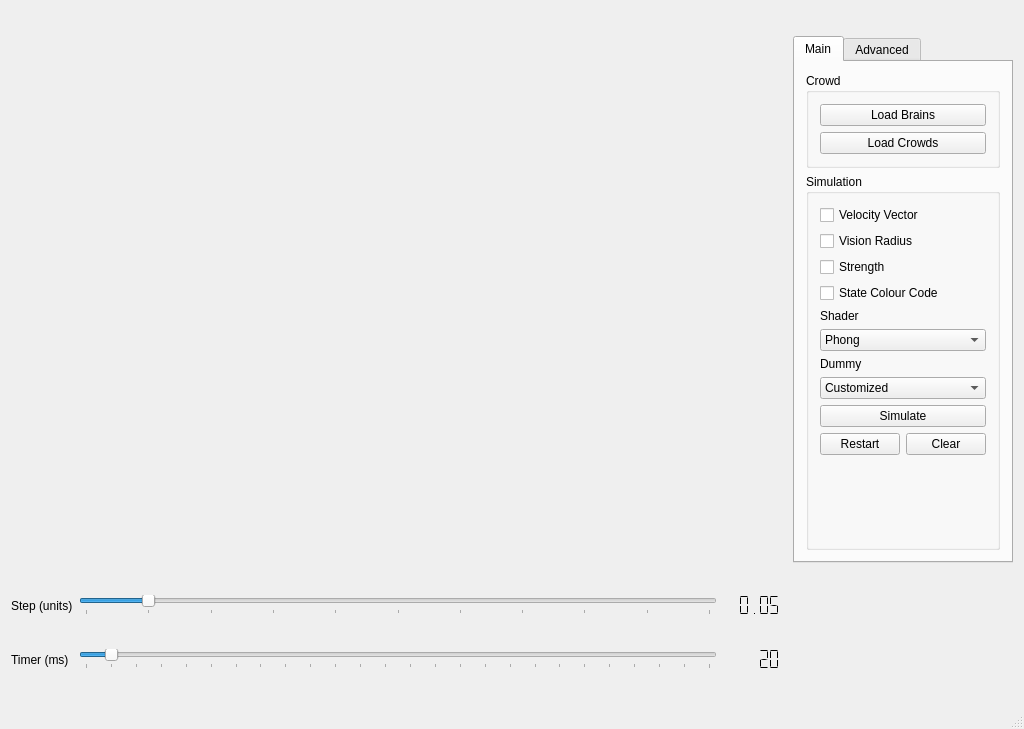
<?xml version="1.0" encoding="UTF-8"?>
<ui version="4.0">
 <class>MainWindow</class>
 <widget class="QMainWindow" name="MainWindow">
  <property name="geometry">
   <rect>
    <x>0</x>
    <y>0</y>
    <width>1024</width>
    <height>729</height>
   </rect>
  </property>
  <property name="sizePolicy">
   <sizepolicy hsizetype="Fixed" vsizetype="Preferred">
    <horstretch>0</horstretch>
    <verstretch>0</verstretch>
   </sizepolicy>
  </property>
  <property name="windowTitle">
   <string>Crowd Simulator</string>
  </property>
  <widget class="QWidget" name="WindowLayout">
   <layout class="QGridLayout" name="s_windowLayout">
    <item row="0" column="5">
     <widget class="QTabWidget" name="s_tabs">
      <property name="sizePolicy">
       <sizepolicy hsizetype="Minimum" vsizetype="Fixed">
        <horstretch>0</horstretch>
        <verstretch>0</verstretch>
       </sizepolicy>
      </property>
      <property name="currentIndex">
       <number>0</number>
      </property>
      <widget class="QWidget" name="tab">
       <attribute name="title">
        <string>Main</string>
       </attribute>
       <layout class="QGridLayout" name="gridLayout_4">
        <item row="0" column="0">
         <widget class="QGroupBox" name="crowdGroupBox">
          <property name="title">
           <string>Crowd</string>
          </property>
          <layout class="QGridLayout" name="gridLayout_5">
           <item row="1" column="1">
            <widget class="QPushButton" name="s_loadCrowdButton">
             <property name="text">
              <string>Load Crowds</string>
             </property>
            </widget>
           </item>
           <item row="0" column="1">
            <widget class="QPushButton" name="s_loadBrainButton">
             <property name="text">
              <string>Load Brains</string>
             </property>
            </widget>
           </item>
          </layout>
         </widget>
        </item>
        <item row="1" column="0">
         <widget class="QGroupBox" name="simulationGroupBox">
          <property name="title">
           <string>Simulation</string>
          </property>
          <layout class="QGridLayout" name="gridLayout">
           <item row="17" column="0" colspan="2">
            <widget class="QPushButton" name="s_simulateButton">
             <property name="text">
              <string>Simulate</string>
             </property>
             <property name="checkable">
              <bool>true</bool>
             </property>
            </widget>
           </item>
           <item row="5" column="0" colspan="2">
            <widget class="QLabel" name="label">
             <property name="text">
              <string>Shader</string>
             </property>
            </widget>
           </item>
           <item row="1" column="0" colspan="2">
            <widget class="QCheckBox" name="s_drawVelocityVector">
             <property name="sizePolicy">
              <sizepolicy hsizetype="Minimum" vsizetype="Fixed">
               <horstretch>0</horstretch>
               <verstretch>0</verstretch>
              </sizepolicy>
             </property>
             <property name="text">
              <string>Velocity Vector</string>
             </property>
            </widget>
           </item>
           <item row="6" column="0" colspan="2">
            <widget class="QComboBox" name="s_shaderComboBox">
             <item>
              <property name="text">
               <string>Phong</string>
              </property>
             </item>
             <item>
              <property name="text">
               <string>Colour</string>
              </property>
             </item>
            </widget>
           </item>
           <item row="2" column="0" colspan="2">
            <widget class="QCheckBox" name="s_drawVisionRadius">
             <property name="text">
              <string>Vision Radius</string>
             </property>
            </widget>
           </item>
           <item row="23" column="0" colspan="2">
            <layout class="QGridLayout" name="gridLayout_2">
             <item row="1" column="0">
              <widget class="QPushButton" name="s_restartButton">
               <property name="text">
                <string>Restart</string>
               </property>
              </widget>
             </item>
             <item row="1" column="2">
              <widget class="QPushButton" name="s_clearButton">
               <property name="text">
                <string>Clear</string>
               </property>
              </widget>
             </item>
            </layout>
           </item>
           <item row="7" column="0" colspan="2">
            <widget class="QLabel" name="label_2">
             <property name="text">
              <string>Dummy</string>
             </property>
            </widget>
           </item>
           <item row="8" column="0" colspan="2">
            <widget class="QComboBox" name="s_dummyComboBox">
             <property name="currentIndex">
              <number>16</number>
             </property>
             <item>
              <property name="text">
               <string>Boid</string>
              </property>
             </item>
             <item>
              <property name="text">
               <string>Legoman</string>
              </property>
             </item>
             <item>
              <property name="text">
               <string>Human</string>
              </property>
             </item>
             <item>
              <property name="text">
               <string>Teddy</string>
              </property>
             </item>
             <item>
              <property name="text">
               <string>Minion</string>
              </property>
             </item>
             <item>
              <property name="text">
               <string>Aragorn</string>
              </property>
             </item>
             <item>
              <property name="text">
               <string>Legolas</string>
              </property>
             </item>
             <item>
              <property name="text">
               <string>R2D2</string>
              </property>
             </item>
             <item>
              <property name="text">
               <string>Droid</string>
              </property>
             </item>
             <item>
              <property name="text">
               <string>Zoombie</string>
              </property>
             </item>
             <item>
              <property name="text">
               <string>Victoria</string>
              </property>
             </item>
             <item>
              <property name="text">
               <string>Victor</string>
              </property>
             </item>
             <item>
              <property name="text">
               <string>Neo</string>
              </property>
             </item>
             <item>
              <property name="text">
               <string>A. Smith</string>
              </property>
             </item>
             <item>
              <property name="text">
               <string>Cow</string>
              </property>
             </item>
             <item>
              <property name="text">
               <string>Speedboat</string>
              </property>
             </item>
             <item>
              <property name="text">
               <string>Customized</string>
              </property>
             </item>
            </widget>
           </item>
           <item row="3" column="0" colspan="2">
            <widget class="QCheckBox" name="s_drawStrength">
             <property name="text">
              <string>Strength</string>
             </property>
            </widget>
           </item>
           <item row="25" column="0">
            <widget class="QLabel" name="label_5">
             <property name="text">
              <string/>
             </property>
            </widget>
           </item>
           <item row="4" column="0">
            <widget class="QCheckBox" name="s_drawStateColour">
             <property name="text">
              <string>State Colour Code</string>
             </property>
            </widget>
           </item>
           <item row="24" column="0">
            <spacer name="verticalSpacer_2">
             <property name="orientation">
              <enum>Qt::Vertical</enum>
             </property>
             <property name="sizeHint" stdset="0">
              <size>
               <width>20</width>
               <height>40</height>
              </size>
             </property>
            </spacer>
           </item>
          </layout>
         </widget>
        </item>
       </layout>
      </widget>
      <widget class="QWidget" name="tab_2">
       <attribute name="title">
        <string>Advanced</string>
       </attribute>
       <layout class="QGridLayout" name="gridLayout_6">
        <item row="1" column="0">
         <widget class="QGroupBox" name="cellPartitionGroupBox">
          <property name="title">
           <string>Cell Partition</string>
          </property>
          <layout class="QGridLayout" name="gridLayout_3">
           <item row="2" column="1">
            <widget class="QSpinBox" name="s_cellSizeSpinbox">
             <property name="sizePolicy">
              <sizepolicy hsizetype="Minimum" vsizetype="Fixed">
               <horstretch>0</horstretch>
               <verstretch>0</verstretch>
              </sizepolicy>
             </property>
             <property name="minimum">
              <number>1</number>
             </property>
             <property name="maximum">
              <number>50</number>
             </property>
             <property name="value">
              <number>4</number>
             </property>
            </widget>
           </item>
           <item row="2" column="0">
            <widget class="QLabel" name="label_3">
             <property name="sizePolicy">
              <sizepolicy hsizetype="Minimum" vsizetype="Preferred">
               <horstretch>0</horstretch>
               <verstretch>0</verstretch>
              </sizepolicy>
             </property>
             <property name="text">
              <string>Cell Size</string>
             </property>
            </widget>
           </item>
           <item row="0" column="0">
            <widget class="QCheckBox" name="s_drawCells">
             <property name="text">
              <string>Cells</string>
             </property>
             <property name="checked">
              <bool>true</bool>
             </property>
            </widget>
           </item>
          </layout>
         </widget>
        </item>
        <item row="2" column="0">
         <widget class="QGroupBox" name="collisionsGroupBox">
          <property name="title">
           <string>Physics</string>
          </property>
          <layout class="QGridLayout" name="gridLayout_7">
           <item row="0" column="0">
            <widget class="QLabel" name="label_8">
             <property name="text">
              <string>Friction</string>
             </property>
            </widget>
           </item>
           <item row="4" column="0" colspan="2">
            <widget class="QComboBox" name="s_physicsEngine">
             <item>
              <property name="text">
               <string>Cylinder PE</string>
              </property>
             </item>
             <item>
              <property name="text">
               <string>Sphere PE</string>
              </property>
             </item>
            </widget>
           </item>
           <item row="7" column="0">
            <widget class="QLabel" name="label_4">
             <property name="sizePolicy">
              <sizepolicy hsizetype="Minimum" vsizetype="Preferred">
               <horstretch>0</horstretch>
               <verstretch>0</verstretch>
              </sizepolicy>
             </property>
             <property name="text">
              <string>Radius/mass</string>
             </property>
            </widget>
           </item>
           <item row="7" column="1">
            <widget class="QDoubleSpinBox" name="s_radiusMass">
             <property name="sizePolicy">
              <sizepolicy hsizetype="Minimum" vsizetype="Fixed">
               <horstretch>0</horstretch>
               <verstretch>0</verstretch>
              </sizepolicy>
             </property>
             <property name="singleStep">
              <double>0.010000000000000</double>
             </property>
             <property name="value">
              <double>0.500000000000000</double>
             </property>
            </widget>
           </item>
           <item row="3" column="0">
            <widget class="QLabel" name="label_6">
             <property name="text">
              <string>Size</string>
             </property>
            </widget>
           </item>
           <item row="3" column="1">
            <widget class="QDoubleSpinBox" name="s_boundingBoxSize">
             <property name="sizePolicy">
              <sizepolicy hsizetype="Minimum" vsizetype="Fixed">
               <horstretch>0</horstretch>
               <verstretch>0</verstretch>
              </sizepolicy>
             </property>
             <property name="maximum">
              <double>999.990000000000009</double>
             </property>
             <property name="value">
              <double>100.000000000000000</double>
             </property>
            </widget>
           </item>
           <item row="5" column="0" colspan="2">
            <widget class="QCheckBox" name="s_drawCollisionRadius">
             <property name="text">
              <string>Collision Radius</string>
             </property>
            </widget>
           </item>
           <item row="2" column="0" colspan="2">
            <widget class="QCheckBox" name="s_drawBoundingBox">
             <property name="text">
              <string>Bounding Box</string>
             </property>
             <property name="checked">
              <bool>true</bool>
             </property>
            </widget>
           </item>
           <item row="1" column="1">
            <widget class="QDoubleSpinBox" name="s_gravityValue">
             <property name="maximum">
              <double>10.000000000000000</double>
             </property>
             <property name="singleStep">
              <double>0.010000000000000</double>
             </property>
             <property name="value">
              <double>0.050000000000000</double>
             </property>
            </widget>
           </item>
           <item row="0" column="1">
            <widget class="QDoubleSpinBox" name="s_frictionValue">
             <property name="maximum">
              <double>10.000000000000000</double>
             </property>
             <property name="singleStep">
              <double>0.010000000000000</double>
             </property>
             <property name="value">
              <double>0.010000000000000</double>
             </property>
            </widget>
           </item>
           <item row="1" column="0">
            <widget class="QLabel" name="label_9">
             <property name="text">
              <string>Gravity</string>
             </property>
            </widget>
           </item>
          </layout>
         </widget>
        </item>
        <item row="3" column="0">
         <spacer name="verticalSpacer">
          <property name="orientation">
           <enum>Qt::Vertical</enum>
          </property>
          <property name="sizeHint" stdset="0">
           <size>
            <width>20</width>
            <height>40</height>
           </size>
          </property>
         </spacer>
        </item>
        <item row="0" column="0">
         <widget class="QGroupBox" name="groupBox">
          <property name="title">
           <string>Origin</string>
          </property>
          <layout class="QGridLayout" name="gridLayout_9">
           <item row="1" column="0">
            <widget class="QLabel" name="label_7">
             <property name="text">
              <string>Scale</string>
             </property>
            </widget>
           </item>
           <item row="0" column="0">
            <widget class="QCheckBox" name="s_drawAxis">
             <property name="text">
              <string>Axis</string>
             </property>
             <property name="checked">
              <bool>true</bool>
             </property>
            </widget>
           </item>
           <item row="1" column="1">
            <widget class="QDoubleSpinBox" name="s_axisScale">
             <property name="value">
              <double>1.000000000000000</double>
             </property>
            </widget>
           </item>
          </layout>
         </widget>
        </item>
       </layout>
      </widget>
     </widget>
    </item>
    <item row="3" column="0">
     <widget class="QLabel" name="s_timerLabel">
      <property name="text">
       <string>Timer (ms)</string>
      </property>
     </widget>
    </item>
    <item row="2" column="0">
     <widget class="QLabel" name="s_stepLabel">
      <property name="text">
       <string>Step (units)</string>
      </property>
     </widget>
    </item>
    <item row="2" column="1">
     <widget class="QSlider" name="s_stepSlider">
      <property name="maximum">
       <number>50</number>
      </property>
      <property name="singleStep">
       <number>1</number>
      </property>
      <property name="pageStep">
       <number>1</number>
      </property>
      <property name="value">
       <number>5</number>
      </property>
      <property name="orientation">
       <enum>Qt::Horizontal</enum>
      </property>
      <property name="tickPosition">
       <enum>QSlider::TicksBelow</enum>
      </property>
      <property name="tickInterval">
       <number>5</number>
      </property>
     </widget>
    </item>
    <item row="2" column="2">
     <widget class="QLCDNumber" name="s_stepLcd">
      <property name="frameShape">
       <enum>QFrame::NoFrame</enum>
      </property>
      <property name="frameShadow">
       <enum>QFrame::Plain</enum>
      </property>
      <property name="lineWidth">
       <number>1</number>
      </property>
      <property name="smallDecimalPoint">
       <bool>false</bool>
      </property>
      <property name="segmentStyle">
       <enum>QLCDNumber::Flat</enum>
      </property>
      <property name="value" stdset="0">
       <double>0.050000000000000</double>
      </property>
     </widget>
    </item>
    <item row="3" column="1">
     <widget class="QSlider" name="s_timerSlider">
      <property name="maximum">
       <number>500</number>
      </property>
      <property name="singleStep">
       <number>20</number>
      </property>
      <property name="value">
       <number>20</number>
      </property>
      <property name="orientation">
       <enum>Qt::Horizontal</enum>
      </property>
      <property name="tickPosition">
       <enum>QSlider::TicksBelow</enum>
      </property>
      <property name="tickInterval">
       <number>20</number>
      </property>
     </widget>
    </item>
    <item row="3" column="2">
     <widget class="QLCDNumber" name="s_timerLcd">
      <property name="frameShape">
       <enum>QFrame::NoFrame</enum>
      </property>
      <property name="frameShadow">
       <enum>QFrame::Plain</enum>
      </property>
      <property name="lineWidth">
       <number>1</number>
      </property>
      <property name="segmentStyle">
       <enum>QLCDNumber::Flat</enum>
      </property>
      <property name="intValue" stdset="0">
       <number>20</number>
      </property>
     </widget>
    </item>
   </layout>
  </widget>
  <widget class="QMenuBar" name="menuBar">
   <property name="geometry">
    <rect>
     <x>0</x>
     <y>0</y>
     <width>1024</width>
     <height>26</height>
    </rect>
   </property>
  </widget>
  <widget class="QStatusBar" name="statusBar"/>
 </widget>
 <layoutdefault spacing="6" margin="11"/>
 <resources/>
 <connections/>
</ui>
